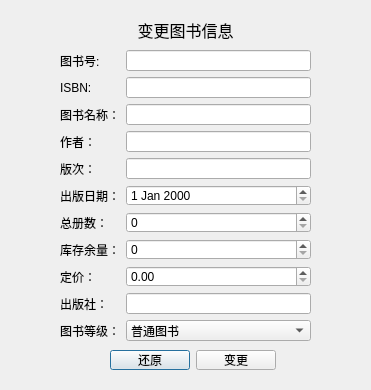
<?xml version="1.0" encoding="UTF-8"?>
<ui version="4.0">
    <class>BookUpdateDlg</class>
    <widget class="QDialog" name="BookUpdateDlg">
        <property name="geometry">
            <rect>
                <x>0</x>
                <y>0</y>
                <width>371</width>
                <height>390</height>
            </rect>
        </property>
        <property name="windowTitle">
            <string>Dialog</string>
        </property>
        <widget class="QWidget" name="formLayoutWidget_4">
            <property name="geometry">
                <rect>
                    <x>60</x>
                    <y>50</y>
                    <width>251</width>
                    <height>291</height>
                </rect>
            </property>
            <layout class="QFormLayout" name="fL">
                <item row="0" column="0">
                    <widget class="QLabel" name="labelBookId">
                        <property name="text">
                            <string>图书号:</string>
                        </property>
                    </widget>
                </item>
                <item row="0" column="1">
                    <widget class="QLineEdit" name="editBookId">
                        <property name="maxLength">
                            <number>8</number>
                        </property>
                    </widget>
                </item>
                <item row="1" column="0">
                    <widget class="QLabel" name="labelBookISBN">
                        <property name="text">
                            <string>ISBN:</string>
                        </property>
                    </widget>
                </item>
                <item row="1" column="1">
                    <widget class="QLineEdit" name="editBookISBN">
                        <property name="maxLength">
                            <number>13</number>
                        </property>
                    </widget>
                </item>
                <item row="2" column="0">
                    <widget class="QLabel" name="labelBookName">
                        <property name="text">
                            <string>图书名称：</string>
                        </property>
                    </widget>
                </item>
                <item row="2" column="1">
                    <widget class="QLineEdit" name="editBookName">
                        <property name="maxLength">
                            <number>50</number>
                        </property>
                    </widget>
                </item>
                <item row="3" column="0">
                    <widget class="QLabel" name="labelBookAuthor">
                        <property name="text">
                            <string>作者：</string>
                        </property>
                    </widget>
                </item>
                <item row="3" column="1">
                    <widget class="QLineEdit" name="editBookAuthor">
                        <property name="maxLength">
                            <number>50</number>
                        </property>
                    </widget>
                </item>
                <item row="4" column="0">
                    <widget class="QLabel" name="labelBookEdition">
                        <property name="text">
                            <string>版次：</string>
                        </property>
                    </widget>
                </item>
                <item row="4" column="1">
                    <widget class="QLineEdit" name="editBookEdition">
                        <property name="maxLength">
                            <number>20</number>
                        </property>
                    </widget>
                </item>
                <item row="5" column="0">
                    <widget class="QLabel" name="labelBookPubDate">
                        <property name="text">
                            <string>出版日期：</string>
                        </property>
                    </widget>
                </item>
                <item row="5" column="1">
                    <widget class="QDateEdit" name="editBookPubDate"/>
                </item>
                <item row="6" column="0">
                    <widget class="QLabel" name="labelBookTotal">
                        <property name="text">
                            <string>总册数：</string>
                        </property>
                    </widget>
                </item>
                <item row="6" column="1">
                    <widget class="QSpinBox" name="editBookTotal">
                        <property name="maximum">
                            <number>999</number>
                        </property>
                    </widget>
                </item>
                <item row="7" column="0">
                    <widget class="QLabel" name="labelBookRemain">
                        <property name="text">
                            <string>库存余量：</string>
                        </property>
                    </widget>
                </item>
                <item row="7" column="1">
                    <widget class="QSpinBox" name="editBookRemain">
                        <property name="maximum">
                            <number>999</number>
                        </property>
                    </widget>
                </item>
                <item row="8" column="0">
                    <widget class="QLabel" name="labelBookPrice">
                        <property name="text">
                            <string>定价：</string>
                        </property>
                    </widget>
                </item>
                <item row="8" column="1">
                    <widget class="QDoubleSpinBox" name="editBookPrice">
                        <property name="maximum">
                            <double>99999.990000000005239</double>
                        </property>
                    </widget>
                </item>
                <item row="9" column="0">
                    <widget class="QLabel" name="labelBookPublisher">
                        <property name="text">
                            <string>出版社：</string>
                        </property>
                    </widget>
                </item>
                <item row="9" column="1">
                    <widget class="QLineEdit" name="editBookPublisher">
                        <property name="maxLength">
                            <number>50</number>
                        </property>
                    </widget>
                </item>
                <item row="10" column="0">
                    <widget class="QLabel" name="labelBookLevel">
                        <property name="text">
                            <string>图书等级：</string>
                        </property>
                    </widget>
                </item>
                <item row="10" column="1">
                    <widget class="QComboBox" name="editBookLevel">
                        <item>
                            <property name="text">
                                <string>普通图书</string>
                            </property>
                        </item>
                        <item>
                            <property name="text">
                                <string>珍贵图书</string>
                            </property>
                        </item>
                    </widget>
                </item>
            </layout>
        </widget>
        <widget class="QLabel" name="label">
            <property name="geometry">
                <rect>
                    <x>20</x>
                    <y>20</y>
                    <width>331</width>
                    <height>20</height>
                </rect>
            </property>
            <property name="font">
                <font>
                    <pointsize>12</pointsize>
                </font>
            </property>
            <property name="text">
                <string>变更图书信息</string>
            </property>
            <property name="alignment">
                <set>Qt::AlignmentFlag::AlignCenter</set>
            </property>
        </widget>
        <widget class="QWidget" name="layoutWidget">
            <property name="geometry">
                <rect>
                    <x>110</x>
                    <y>350</y>
                    <width>166</width>
                    <height>20</height>
                </rect>
            </property>
            <layout class="QHBoxLayout" name="hL">
                <item>
                    <widget class="QPushButton" name="pBtnReset">
                        <property name="text">
                            <string>还原</string>
                        </property>
                    </widget>
                </item>
                <item>
                    <widget class="QPushButton" name="pBtnSubmit">
                        <property name="text">
                            <string>变更</string>
                        </property>
                    </widget>
                </item>
            </layout>
        </widget>
    </widget>
    <resources/>
    <connections/>
</ui>
